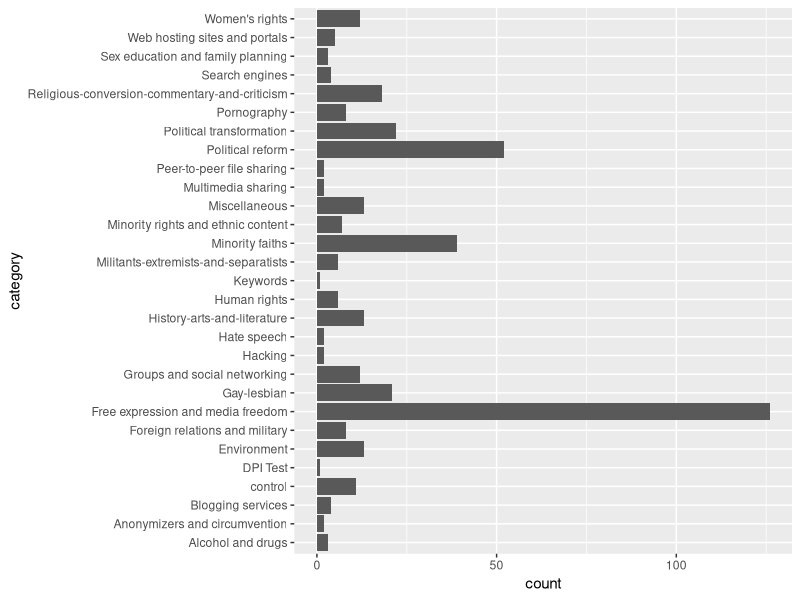

Write the R code that produced this figure.
require(data.table)
require(ggplot2)
require(dplyr)
require(scales)
require(stringr)
#read data
tcphttpdata<-as.tbl(fread('tcp_connect_comparision.csv',sep = ',', stringsAsFactors = F, quote = '!' ))
ggplot(tcphttpdata, aes(x=category)) + geom_bar() + coord_flip()
